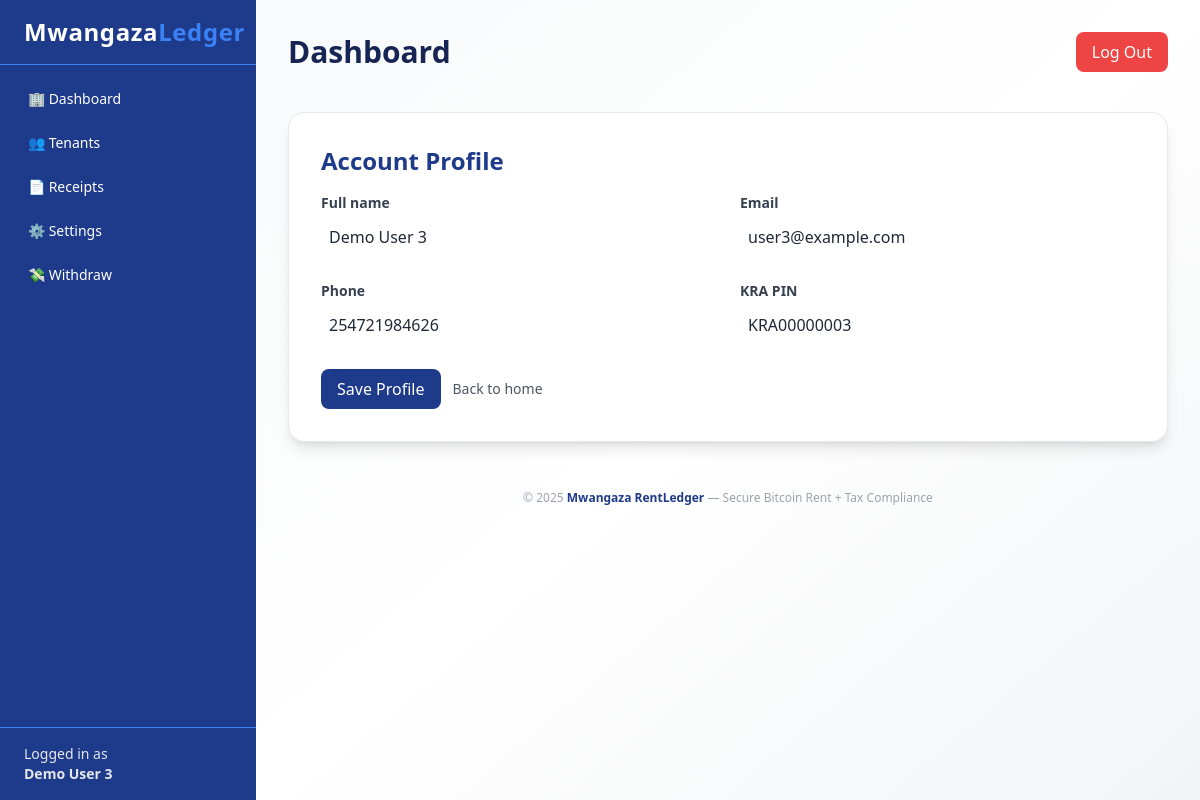
The page /settings on the database its author committed.
### tables this page shows
CREATE TABLE users (
            id INTEGER PRIMARY KEY AUTOINCREMENT,
            username TEXT UNIQUE NOT NULL,
            email TEXT UNIQUE NOT NULL,
            password_hash TEXT NOT NULL,
            role TEXT NOT NULL CHECK(role IN ('tenant', 'landlord')),
            full_name TEXT,
            phone TEXT,
            kra_pin TEXT,
            created_at TIMESTAMP DEFAULT CURRENT_TIMESTAMP,
            is_active BOOLEAN DEFAULT 1
        );

### app/routes/landlord.py (the view)
@bp.route('/settings', endpoint='settings')
@landlord_required
def settings():
    landlord_id = session.get('user_id')
    user = None
    try:
        user = get_user_by_id(landlord_id)
    except Exception:
        user = None
    return render_template('profile.html', user=user, base_template='landlord_base.html')

### app/context.py (called while the page is built)
def register_context(app):
    @app.context_processor
    def inject_user():
        return dict(
            logged_in=('user_id' in session),
            username=session.get('username'),
            role=session.get('role')
        )

### blueprints/auth.py (called while the page is built, shortened)
def _ensure_demo_session(role='tenant'):
    try:
        ensure_demo_data()
    except Exception:
        pass
    if 'user_id' in session:
        return
    try:
        conn = get_db()
        row = conn.execute('SELECT * FROM users WHERE role = ? ORDER BY id LIMIT 1', (role,)).fetchone()
        conn.close()
        if row:
            session['user_id'] = row['id']
            session['username'] = row['username']
            session['email'] = row['email']
            session['role'] = row['role']
            session['full_name'] = row['full_name']
    except Exception:
        return

def landlord_required(f):
    @wraps(f)
    def wrapper(*args, **kwargs):
        if AUTH_DISABLED:
            try:
                _ensure_demo_session(role='landlord')
            except Exception:
                pass
            return f(*args, **kwargs)
    return wrapper

### models.py (called while the page is built, shortened)
def get_db():
    conn = sqlite3.connect(DATABASE)
    conn.row_factory = sqlite3.Row
    return conn

def get_user_by_id(user_id):
    conn = get_db()
    user = conn.execute('SELECT * FROM users WHERE id = ?', (user_id,)).fetchone()
    conn.close()
    return user

def get_user_count():
    conn = get_db()
    row = conn.execute('SELECT COUNT(1) as c FROM users').fetchone()
    conn.close()
    return row['c'] if row else 0

def ensure_demo_data():
    if get_user_count() > 0:
        return

### templates/profile.html (shortened to what this page needs)
{% extends base_template|default('tenant_base.html') %}
{% block content %}
<div class="max-w-4xl mx-auto my-10 bg-white shadow-lg rounded-2xl p-8 border border-gray-200">
  <h1 class="text-2xl font-bold text-mwangaza mb-4">Account Profile</h1>
  <form method="post" action="{{ url_for('auth.update_profile') }}" class="space-y-6">
    <div class="grid grid-cols-1 sm:grid-cols-2 gap-6">
      <div>
        <label class="block text-sm font-semibold text-gray-700 mb-1">Full name</label>
        <input name="full_name" type="text" value="{{ user['full_name'] if user else session.get('full_name','') }}" class="w-full rounded-md border-gray-300 p-2">
      </div>
      <div>
        <label class="block text-sm font-semibold text-gray-700 mb-1">Email</label>
        <input name="email" type="email" value="{{ user['email'] if user else session.get('email','') }}" class="w-full rounded-md border-gray-300 p-2">
      </div>
      <div>
        <label class="block text-sm font-semibold text-gray-700 mb-1">Phone</label>
        <input name="phone" type="text" value="{{ user['phone'] if user else '' }}" class="w-full rounded-md border-gray-300 p-2">
      </div>
      <div>
        <label class="block text-sm font-semibold text-gray-700 mb-1">KRA PIN</label>
        <input name="kra_pin" type="text" value="{{ user['kra_pin'] if user else '' }}" class="w-full rounded-md border-gray-300 p-2">
      </div>
    </div>
    <div class="flex items-center gap-3">
      <button type="submit" class="bg-mwangaza text-white px-4 py-2 rounded-lg">Save Profile</button>
      <a href="{{ url_for('general.index') }}" class="text-sm text-gray-600">Back to home</a>
    </div>
  </form>
</div>
{% endblock %}

### templates/landlord_base.html (shortened to what this page needs)
<!DOCTYPE html>
<html lang="en">
<head>
  <script src="https://cdn.tailwindcss.com"></script>
</head>
<body class="bg-gray-50 flex h-screen font-sans text-gray-800">
  <aside class="w-64 bg-mwangaza text-white flex flex-col shadow-lg">
    <div class="text-2xl font-bold px-6 py-4 border-b border-mwangaza-light tracking-wide">
      Mwangaza<span class="text-mwangaza-light">Ledger</span>
    </div>
    <nav class="flex-1 px-4 py-4 space-y-2 text-sm font-medium">
      <a href="{{ url_for('landlord') }}" class="block py-2 px-3 rounded-lg {% if request.endpoint == 'landlord' %}bg-mwangaza-dark{% else %}hover:bg-mwangaza-dark{% endif %}">
        🏢 Dashboard
      </a>
      <a href="{{ url_for('alltenants') }}" class="block py-2 px-3 rounded-lg {% if request.endpoint == 'alltenants' %}bg-mwangaza-dark{% else %}hover:bg-mwangaza-dark{% endif %}">
        👥 Tenants
      </a>
      <a href="{{ url_for('landlord_receipts') }}" class="block py-2 px-3 rounded-lg {% if request.endpoint == 'receipts' %}bg-mwangaza-dark{% else %}hover:bg-mwangaza-dark{% endif %}">
        📄 Receipts
      </a>
      <a href="{{ url_for('landlord.settings') }}" class="block py-2 px-3 rounded-lg {% if request.endpoint == 'settings' %}bg-mwangaza-dark{% else %}hover:bg-mwangaza-dark{% endif %}">
        ⚙️ Settings
      </a>
      <a href="{{ url_for('kra_tax.withdraw') }}" class="block py-2 px-3 rounded-lg {% if request.endpoint == 'kra_tax.withdraw' %}bg-mwangaza-dark{% else %}hover:bg-mwangaza-dark{% endif %}">
        💸 Withdraw
      </a>
    </nav>
    <div class="px-6 py-4 border-t border-mwangaza-light text-sm text-gray-200">
      Logged in as <br>
      <span class="font-semibold">{{ session.get('full_name', 'Landlord') }}</span>
    </div>
  </aside>
  <main class="flex-1 overflow-y-auto p-8 bg-gradient-to-br from-gray-50 via-white to-gray-100">
    <header class="flex items-center justify-between mb-8">
      <h1 class="text-3xl font-bold text-mwangaza-dark">{% block page_title %}Dashboard{% endblock %}</h1>
      <a href="{{ url_for('auth.logout') }}"
         class="px-4 py-2 bg-red-500 text-white rounded-lg hover:bg-red-600 transition">
        Log Out
      </a>
    </header>
    {% block content %}
    {% endblock %}
    <footer class="text-center text-gray-400 text-xs mt-12">
      © 2025 <span class="font-semibold text-mwangaza">Mwangaza RentLedger</span> — Secure Bitcoin Rent + Tax Compliance
    </footer>
  </main>
</body>
</html>

### rows shown on the page
users: get "Demo User 3", full_name "Demo User 3", email "user3@example.com", phone "254721984626", kra_pin "KRA00000003"
